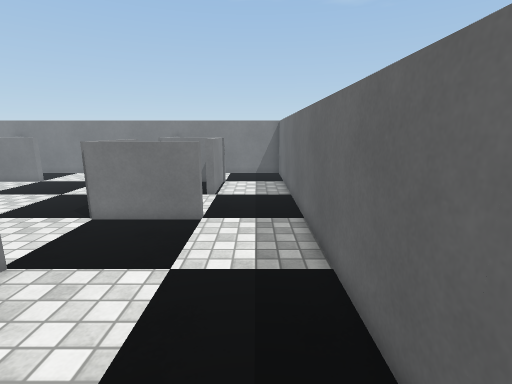
view 1 (above)

16 first-person views from a walk through a scene from a Unity 3-D project. The camera is 1.4 m above the floor, tilts 12° down and sees 85° across. The floor is counted in squares, 0.45 m on a side. Each view is taken from the middle of a square. On the plan, view 1 faces up. The plan holds only what a view shows up to about 20 squares ahead; the rest is blank. The player is left out. Surface patterns are stand-ins for the level's own textures.

view 2
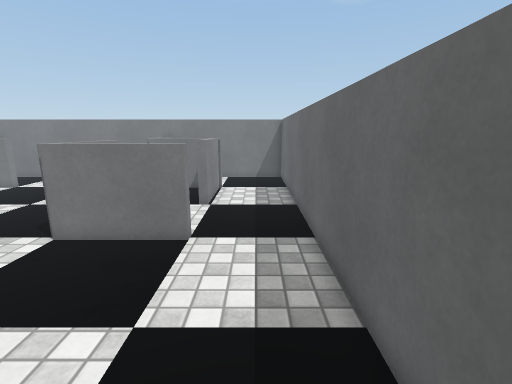

view 3
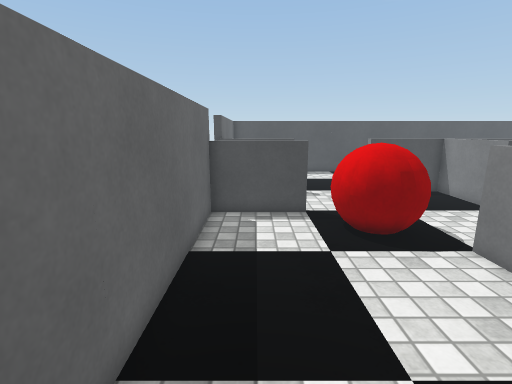

view 4
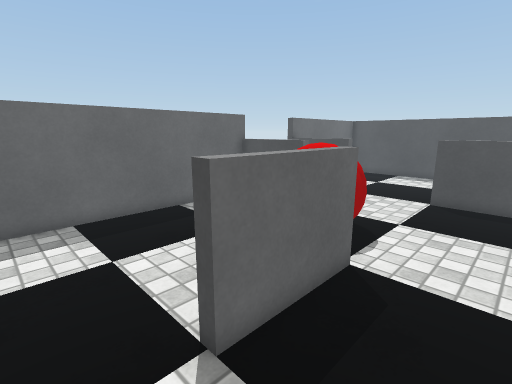

view 5
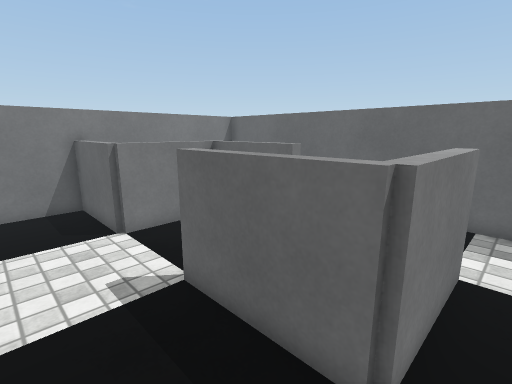

view 6
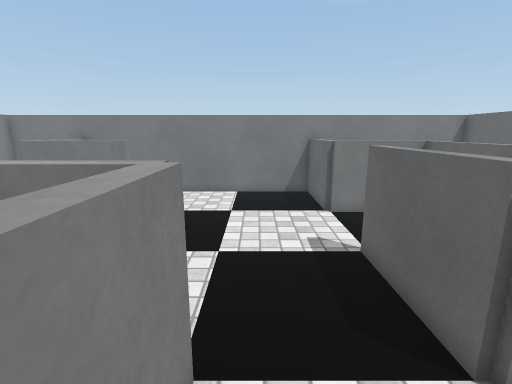

view 7
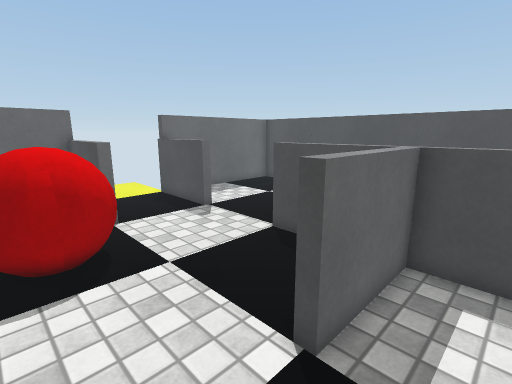

view 8
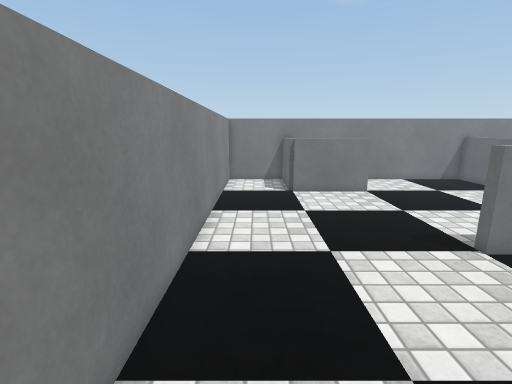

view 9
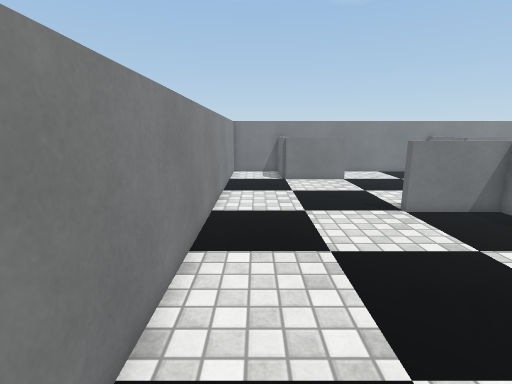

view 10
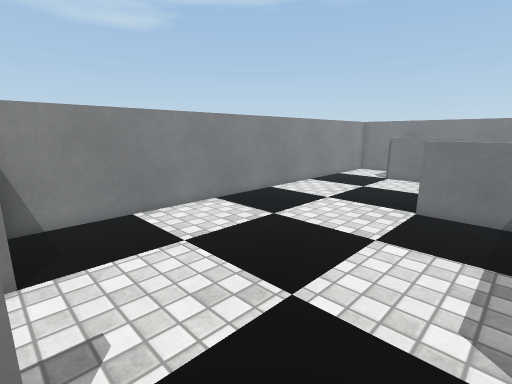

view 11
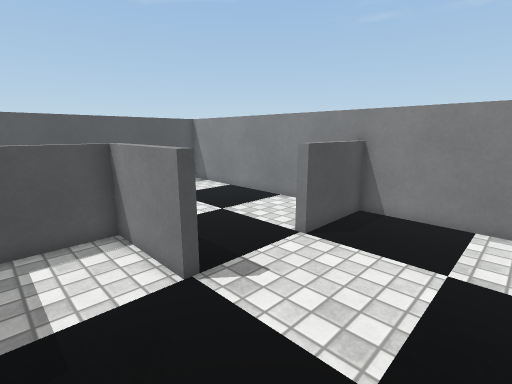

view 12
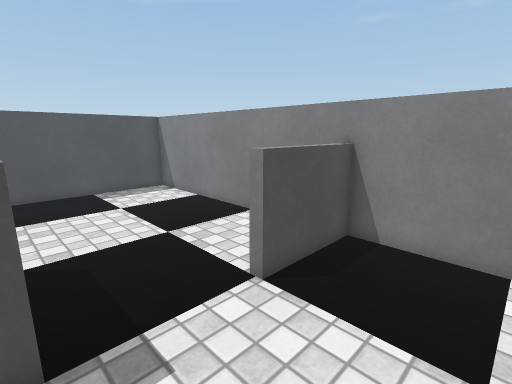

view 13
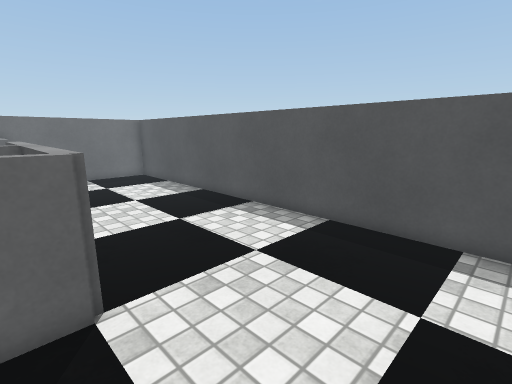

view 14
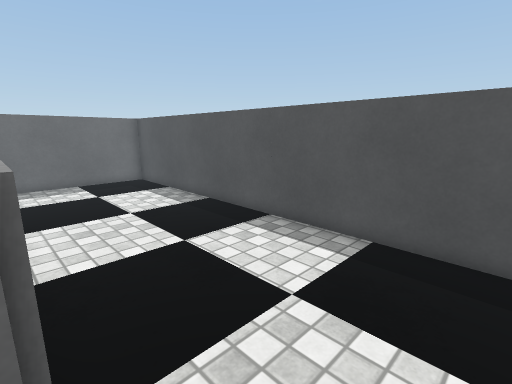

view 15
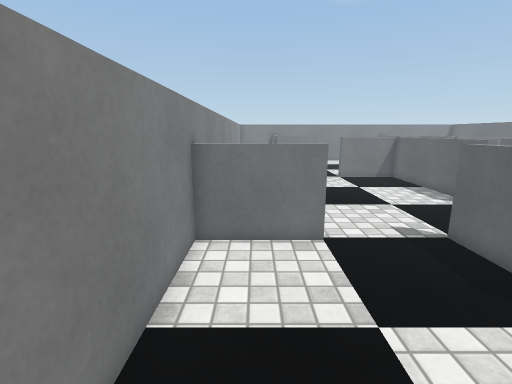

view 16
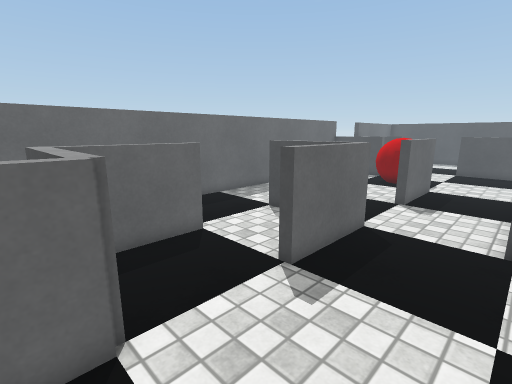

### Floor plan
Ten units are one square. View 1 is at (0, 0); x grows to the right and y downward. Boxes are objects, and circles mark ways between rooms. Rooms are numbered by the first view taken in them; rooms with no view inside come last. Other rooms are left out.
<svg viewBox="-224 -224 249 367">
<path fill="none" stroke="#000" d="M-58 -31 -58 -20M-62 -20 -62 -60 -58 -60M-20 22 -20 18 19 18M-98 -20 -102 -20M18 21 18 -96M-102 20 -98 20 -98 58 -60 58M-21 -98 -62 -98M-20 62 -20 58 20 58M-98 -100 -98 -76M-140 -182 -140 -178 -182 -178 -182 -219M-62 -98 -62 -140M-102 -20 -102 -98 -140 -98 -140 -102M-62 -178 -62 -219M-142 20 -138 20 -138 58 -102 58 -102 20M-178 -218 -178 -188M-219 18 -180 18 -180 22M-59 -218 -218 -218 -218 21M-142 61 -142 20M-180 22 -219 22M-218 21 -218 138 18 138 18 60M-56 -182 -21 -182 -21 -140 -25 -140M-36 -102 -21 -102 -21 -98M18 -96 18 -218 -59 -218M-62 -140 -58 -140M-25 -140 -25 -178 -62 -178"/>
<rect x="-55" y="-15" width="30" height="30" fill="#bbb"><title>red ball</title></rect>
<circle cx="-100" cy="-5" r="3" fill="#2a7"/>
<circle cx="-80" cy="-100" r="3" fill="#2a7"/>
<circle cx="-45" cy="60" r="3" fill="#2a7"/>
<circle cx="-5" cy="-100" r="3" fill="#2a7"/>
<circle cx="-165" cy="20" r="3" fill="#2a7"/>
<circle cx="-60" cy="-160" r="3" fill="#2a7"/>
<text x="-40" y="-20">1</text>
<text x="-150" y="-100">2</text>
<text x="-110" y="90">3</text>
<text x="-10" y="-160">4</text>
<text x="-50" y="-160">5</text>
</svg>
Room 1 opens to room 2. Room 1 opens to room 3. Room 1 opens to room 4. Room 2 opens to room 3. Room 2 opens to room 5.

Where each view was taken, in squares from view 1:
view 1: 0 up, 0 right, facing up
view 2: 2 up, 0 right, facing up
view 3: 9 up, 0 right, facing down
view 4: 8 up, 9 left, facing down-right
view 5: 9 up, 9 left, facing up-right
view 6: 7 up, 9 left, facing up
view 7: 1 up, 12 left, facing down-right
view 8: 3 up, 20 left, facing up
view 9: 1 down, 20 left, facing up
view 10: 2 down, 11 left, facing up-left
view 11: 3 up, 11 left, facing down-left
view 12: 2 up, 14 left, facing down-left
view 13: 5 down, 19 left, facing down-right
view 14: 6 down, 17 left, facing down-right
view 15: 10 down, 20 left, facing up
view 16: 19 up, 10 left, facing down-right
